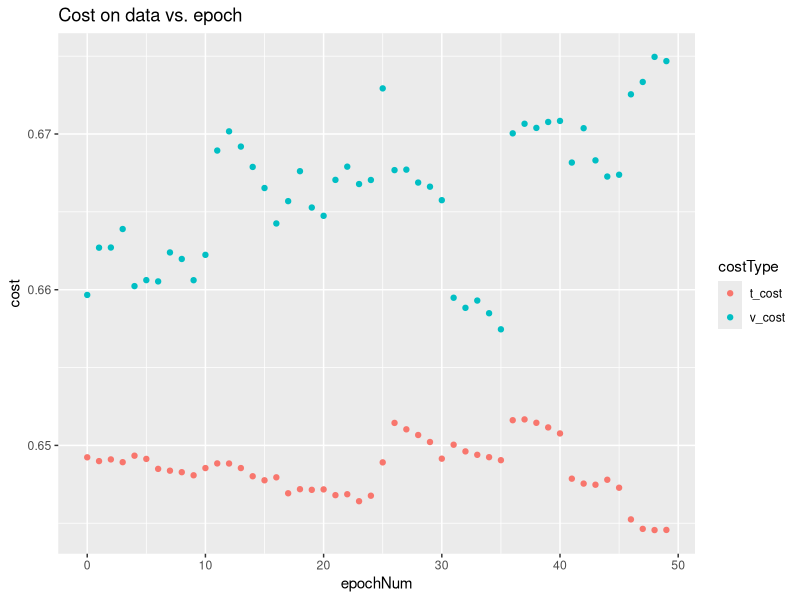

Generate this figure with R:
library(ggplot2)

setwd("C:/Users/Nick/Appdata/Local/Programs/Python/Python37/Scripts/Chess_Engine")
costData = read.csv(file="costs.csv")

#costData = tail(costData, 40)
ggplot(costData) +
  geom_point(mapping = aes(x=epochNum, y=cost, color=costType)) +
  labs(title="Cost on data vs. epoch")
 
